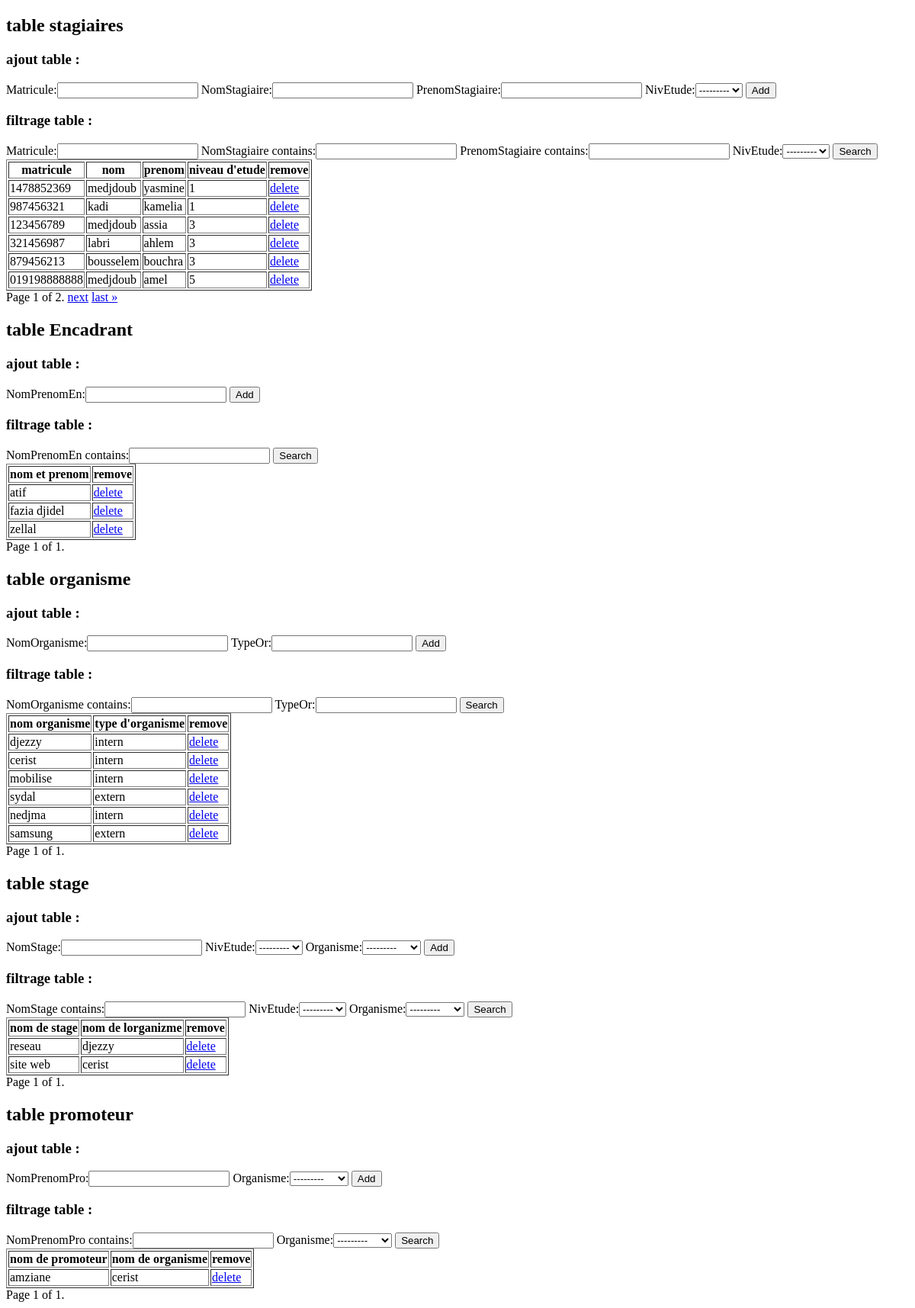
Before: / with the older database file.
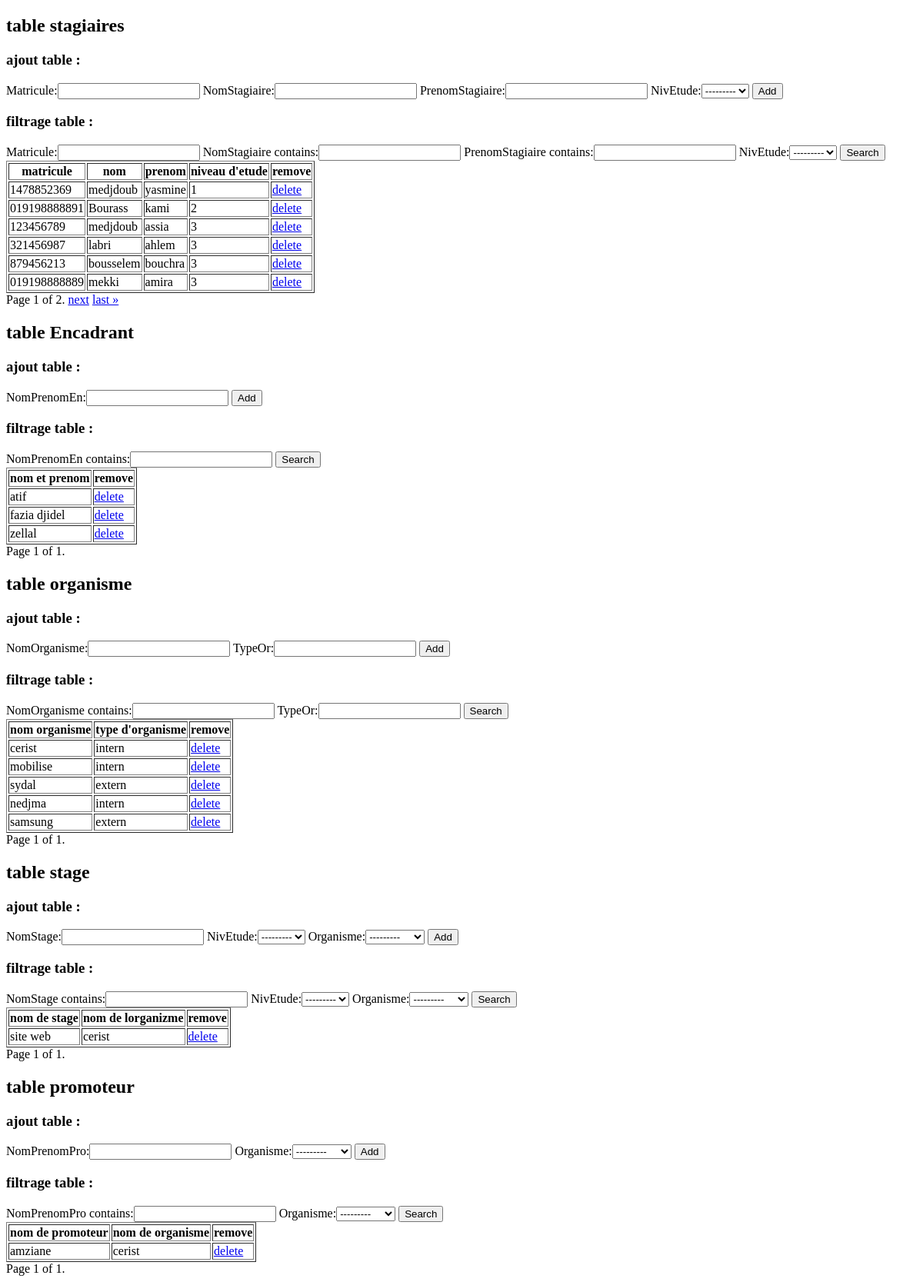
After: the same page with the newer database file.
### AppGestion/models.py (models this page shows, shortened)
class Stagiaire (models.Model):
    matricule= models.CharField(max_length=15,primary_key=True)
    NomStagiaire=models.CharField(max_length=15)
    PrenomStagiaire=models.CharField(max_length=30)
    NivEtude=models.IntegerField(choices=NIV_ETUDE)
    class Meta:
        ordering = ['NivEtude']

class Encadrant (models.Model):
    NomPrenomEn=models.CharField(max_length=40)
    class Meta:
        ordering = ['NomPrenomEn']

class Organisme (models.Model):
    NomOrganisme= models.CharField(max_length=40,primary_key=True)
    typeOr=models.CharField(max_length=20,null=True)
    def __str__(self):
        return self.NomOrganisme

class Stage (models.Model):
    NomStage = models.CharField(max_length=40)
    NivEtude= models.IntegerField(choices=NIV_ETUDE_STAGE)
    Organisme = models.ForeignKey("Organisme",on_delete=models.CASCADE)

class Promoteur (models.Model):
    NomPrenomPro=models.CharField(max_length=40)
    Organisme = models.ForeignKey("Organisme",on_delete=models.CASCADE)
    class Meta:
        ordering = ['NomPrenomPro']

### AppGestion/views.py (the view)
# urls.py: path('',views.index,name='index'),
def index (request):
    stagiaires=Stagiaire.objects.all()
    encadrants=Encadrant.objects.all()
    organismes=Organisme.objects.all()
    promoteurs=Promoteur.objects.all()
    stages=Stage.objects.all()
    fiche_Stages=Fiche_Stage.objects.all()
    myFilter1 =StagaireFilter(request.GET, queryset=stagiaires)
    stagiaires=myFilter1.qs
    variable =OrganismeFilter(request.GET, queryset=organismes)
    organismes=variable.qs
    sta= StageFilter(request.GET, queryset=stages)
    stages=sta.qs
    enca=EncaderantFilter(request.GET, queryset=encadrants)
    encadrants=enca.qs
    pro =PromoteurFilter(request.GET, queryset=promoteurs)
    promoteurs=pro.qs
    paginator= Paginator(stagiaires,6)
    page_number=request.GET.get('page')
    stagiaires=paginator.get_page(page_number)
    paginator2= Paginator(encadrants,6)
    page_number=request.GET.get('page')
    encadrants=paginator2.get_page(page_number)
    paginator3= Paginator(stages,6)
    page_number=request.GET.get('page')
    stages=paginator3.get_page(page_number)
    paginator4= Paginator(promoteurs,6)
    page_number=request.GET.get('page')
    promoteurs=paginator4.get_page(page_number)
    paginator5= Paginator(organismes,6)
    page_number=request.GET.get('page')
    organismes=paginator5.get_page(page_number)
    if request.method=="POST":
        formStagiaire =StagiaireForm(data=request.POST)
        formEncadrant =EncadrantForm(data=request.POST)
        formOrganisme =OrganismeForm(data=request.POST)
        formStage     =StageForm(data=request.POST)
        formPromoteur =PromoteurForm(data=request.POST)
        if formStagiaire.is_valid():
            formStagiaire.save()
            return redirect("index")
        if formEncadrant.is_valid():
            formEncadrant.save()
            return redirect("index")
        if formOrganisme.is_valid():
            formOrganisme.save()
            return redirect("index")
        if formStage.is_valid():
            formStage.save()
            return redirect("index")
        if formPromoteur.is_valid():
            formPromoteur.save()
            return redirect("index")
    else:
        formStagiaire=StagiaireForm
        formPromoteur=PromoteurForm
        formEncadrant=EncadrantForm
        formOrganisme=OrganismeForm
        formStage    =StageForm
    return render(request,'index.html',{'stagiaire':stagiaires,'encadrant':encadrants
                   ,'organisme':organismes,'promoteur':promoteurs,'stage':stages,'ficheS':fiche_Stages
                   ,'myFilter1':myFilter1 , 'variable':variable , 'sta': sta , 'enca':enca
                   ,'pro':pro,'formStagiaire':formStagiaire,'formPromoteur':formPromoteur
                   ,'formEncadrant':formEncadrant,'formOrganisme':formOrganisme,'formStage':formStage})

### AppGestion/templates/index.html (shortened to what this page needs)
<!DOCTYPE html>
<html lang="en">
<head>
    <link rel="stylesheet" href="/static/style.css">
</head>
<body>
    <h2>table stagiaires</h2>
    <h3>ajout table :</h3>
    <form  method="post">
    {{formStagiaire}}
    <input type="submit" value="Add">
    </form>
    <h3>filtrage table :</h3>
    <form action="" methode="get">
      {{myFilter1.form}}
      <button type="submit"> Search </button>
    </form>
    <table border="1">
        <tr>
          <th>matricule</th>
          <th>nom </th>
          <th>prenom </th>
          <th>niveau d'etude</th>
          <th>remove</th>
        </tr>
        {% for p in stagiaire %}
        <tr>
         <td>{{p.matricule}}    </td>
         <td>{{p.NomStagiaire}}</td>
         <td>{{p.PrenomStagiaire}}</td>
         <td>{{p.NivEtude}}</td>
         <td> <a href="{% url 'delete_Stagaire' p.matricule %}"  class="btn btn-danger"> delete </a> </td>
        </tr>
        {% endfor %}
      </table>
      <div class="pagination">
        <span class="step-links">
            <span class="current">
                Page {{ stagiaire.number }} of {{ stagiaire.paginator.num_pages }}.
            </span>
            {% if stagiaire.has_next %}
                <a href="?page={{ stagiaire.next_page_number }}">next</a>
                <a href="?page={{ stagiaire.paginator.num_pages }}">last &raquo;</a>
            {% endif %}
        </span>
    </div>
      <h2>table Encadrant</h2>
      <h3>ajout table :</h3>
      <form  method="post">
      {{formEncadrant}}
      <input type="submit" value="Add">
      </form>
      <h3>filtrage table :</h3>
      <form action="" methode="get">
        {{enca.form}}
        <button type="submit"> Search </button>
      </form>
      <table border="1">
          <tr>
            <th>nom et prenom </th>
            <th>remove</th>
          </tr>
          {% for p in encadrant %}
          <tr>
           <td>{{p.NomPrenomEn}}</td>
           <td> <a href="{% url 'delete_encaderant' p.id %}"  class="btn btn-danger"> delete </a> </td>
          </tr>
        {% endfor %}
        </table>
        <div class="pagination">
          <span class="step-links">
              <span class="current">
                  Page {{ encadrant.number }} of {{ encadrant.paginator.num_pages }}.
              </span>
          </span>
      </div>
        <h2>table organisme</h2>
        <h3>ajout table :</h3>
        <form  method="post">
        {{formOrganisme}}
        <input type="submit" value="Add">
        </form>
        <h3>filtrage table :</h3>
        <form action="" methode="get">
          {{variable.form}}
          <button type="submit"> Search </button>
        </form>
        <table border="1">
          <tr>
            <th>nom organisme</th>
            <th>type d'organisme</th>
            <th>remove</th>
          </tr>
          {% for p in organisme %}
          <tr>
           <td>{{p.NomOrganisme}}</td>
           <td>{{p.typeOr}}</td>
           <td> <a href="{% url 'delete_organisme' p.NomOrganisme %}"  class="btn btn-danger"> delete </a> </td>
          </tr>
        {% endfor %}
        </table>
        <div class="pagination">
          <span class="step-links">
              <span class="current">
                  Page {{ organisme.number }} of {{ organisme.paginator.num_pages }}.
              </span>
          </span>
      </div>
        <h2> table stage </h2>
        <h3>ajout table :</h3>
        <form  method="post">
        {{formStage}}
        <input type="submit" value="Add">
        </form>
        <h3>filtrage table :</h3>
        <form action="" methode="get">
          {{sta.form}}
          <button type="submit"> Search </button>
        </form>
        <table border="1">
          <tr>
            <th>nom de stage </th>
            <th>nom de lorganizme </th>
            <th>remove</th>
          </tr>
          {% for p in stage %}
            <tr>
              <td> {{p.NomStage}}</td>
              <td> {{p.Organisme.NomOrganisme}}</td>
              <td> <a href="{% url 'delete_stage' p.id %}"  class="btn btn-danger"> delete </a> </td>
             </tr>
         {% endfor %}
        </table>
        <div class="pagination">
          <span class="step-links">
              <span class="current">
                  Page {{ stage.number }} of {{ stage.paginator.num_pages }}.
              </span>
          </span>
      </div>
        <h2> table promoteur </h2>
        <h3>ajout table :</h3>
        <form  method="post">
        {{formPromoteur}}
        <input type="submit" value="Add">
        </form>
        <h3>filtrage table :</h3>
        <form action="" methode="get">
          {{pro.form}}
          <button type="submit"> Search </button>
        </form>
        <table border="1">
          <tr>
            <th>nom de promoteur </th>
            <th>nom de organisme </th>
            <th>remove</th>
          </tr>
          {% for p in promoteur %}
            <tr>
              <td> {{p.NomPrenomPro}}</td>
              <td> {{p.Organisme.NomOrganisme}}</td>
         <td> <a href="{% url 'delete_promoteur' p.id %}"  class="btn btn-danger"> delete </a> </td>
             </tr>
         {% endfor %}
        </table>
        <div class="pagination">
          <span class="step-links">
              <span class="current">
                  Page {{ promoteur.number }} of {{ promoteur.paginator.num_pages }}.
              </span>
          </span>
      </div>
</body>
</html>

Changed rows visible on the page:
removed Stagiaire: matricule "987456321", NomStagiaire "kadi", PrenomStagiaire "kamelia", NivEtude "1"
no longer on this page (row unchanged): Stagiaire: matricule "019198888888", NomStagiaire "medjdoub", PrenomStagiaire "amel", NivEtude "5"
removed Organisme: NomOrganisme "djezzy", typeOr "intern"
removed Stage: NomStage "reseau", Organisme.NomOrganisme "djezzy"
added Stagiaire: matricule "019198888891", NomStagiaire "Bourass", PrenomStagiaire "kami", NivEtude "2"
added Stagiaire: matricule "019198888889", NomStagiaire "mekki", PrenomStagiaire "amira", NivEtude "3"
